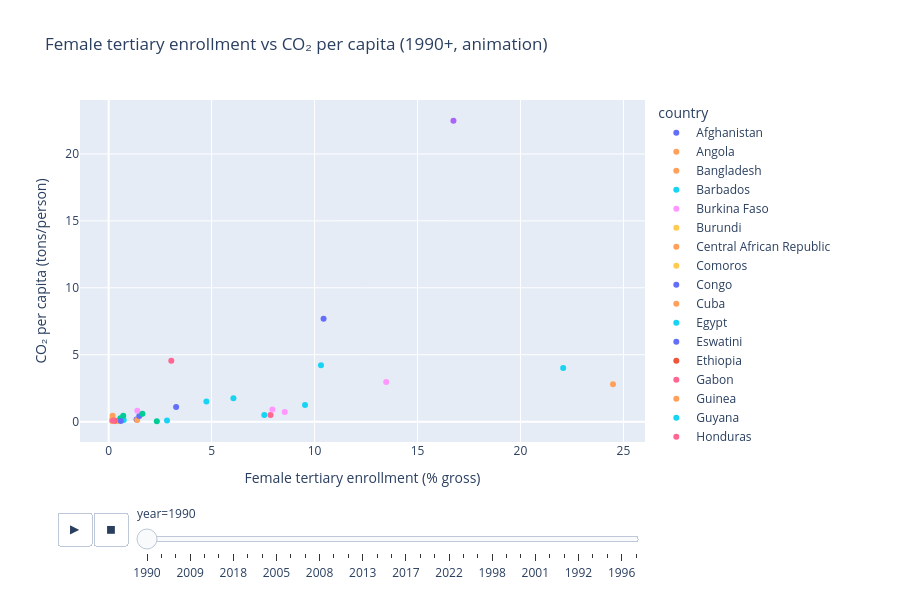

The code cell stored with this chart in its notebook:
### Markdown cell above
## Visualization choices
- Scatter plot to show both measures; color = country; animate by year (1990+) to see movement.
- Add an OLS trendline for direction; also make a latest-year static scatter that’s easy to drop into slides.

### Code cell
# Animated scatter (1990+)
viz_df = merged[merged['year'] >= 1990].copy()
fig = px.scatter(
    viz_df,
    x='female_tertiary_enrollment',
    y='co2_per_capita',
    color='country',
    animation_frame='year',
    hover_name='country',
    trendline='ols',
    labels={
        'female_tertiary_enrollment': 'Female tertiary enrollment (% gross)',
        'co2_per_capita': 'CO₂ per capita (tons/person)'
    },
    title='Female tertiary enrollment vs CO₂ per capita (1990+, animation)'
)
fig.update_layout(height=600)
fig.show()

### Figure 1 — Plotly figure (JSON) as saved in the notebook; plotly's stock layout.template omitted (floating-point values rounded to 4 significant figures)
{"data": [{"hovertemplate": "<b>%{hovertext}</b><br><br>country=Afghanistan<br>year=1990<br>Female tertiary enrollment (% gross)=%{x}<br>CO₂ per capita (tons/person)=%{y}<extra></extra>", "hovertext": ["Afghanistan"], "legendgroup": "Afghanistan", "marker": {"color": "#636efa", "symbol": "circle"}, "mode": "markers", "name": "Afghanistan", "orientation": "v", "showlegend": true, "type": "scatter", "x": [1.356], "xaxis": "x", "y": [0.1681], "yaxis": "y"}, {"hovertemplate": "country=Afghanistan<br>year=1990<extra></extra>", "legendgroup": "Afghanistan", "marker": {"color": "#636efa", "symbol": "circle"}, "mode": "lines", "name": "Afghanistan", "showlegend": false, "type": "scatter", "xaxis": "x", "yaxis": "y"}, {"hovertemplate": "<b>%{hovertext}</b><br><br>country=Angola<br>year=1990<br>Female tertiary enrollment (% gross)=%{x}<br>CO₂ per capita (tons/person)=%{y}<extra></extra>", "hovertext": ["Angola"], "legendgroup": "Angola", "marker": {"color": "#FFA15A", "symbol": "circle"}, "mode": "markers", "name": "Angola", "orientation": "v", "showlegend": true, "type": "scatter", "x": [0.193], "xaxis": "x", "y": [0.4378], "yaxis": "y"}, {"hovertemplate": "country=Angola<br>year=1990<extra></extra>", "legendgroup": "Angola", "marker": {"color": "#FFA15A", "symbol": "circle"}, "mode": "lines", "name": "Angola", "showlegend": false, "type": "scatter", "xaxis": "x", "yaxis": "y"}, {"hovertemplate": "<b>%{hovertext}</b><br><br>country=Bangladesh<br>year=1990<br>Female tertiary enrollment (% gross)=%{x}<br>CO₂ per capita (tons/person)=%{y}<extra></extra>", "hovertext": ["Bangladesh"], "legendgroup": "Bangladesh", "marker": {"color": "#FFA15A", "symbol": "circle"}, "mode": "markers", "name": "Bangladesh", "orientation": "v", "showlegend": true, "type": "scatter", "x": [1.386], "xaxis": "x", "y": [0.1261], "yaxis": "y"}, {"hovertemplate": "country=Bangladesh<br>year=1990<extra></extra>", "legendgroup": "Bangladesh", "marker": {"color": "#FFA15A", "symbol": "circle"}, "mode": "lines", "name": "Bangladesh", "showlegend": false, "type": "scatter", "xaxis": "x", "yaxis": "y"}, {"hovertemplate": "<b>%{hovertext}</b><br><br>country=Barbados<br>year=1990<br>Female tertiary enrollment (% gross)=%{x}<br>CO₂ per capita (tons/person)=%{y}<extra></extra>", "hovertext": ["Barbados"], "legendgroup": "Barbados", "marker": {"color": "#19d3f3", "symbol": "circle"}, "mode": "markers", "name": "Barbados", "orientation": "v", "showlegend": true, "type": "scatter", "x": [22.07], "xaxis": "x", "y": [4.011], "yaxis": "y"}, {"hovertemplate": "country=Barbados<br>year=1990<extra></extra>", "legendgroup": "Barbados", "marker": {"color": "#19d3f3", "symbol": "circle"}, "mode": "lines", "name": "Barbados", "showlegend": false, "type": "scatter", "xaxis": "x", "yaxis": "y"}, {"hovertemplate": "<b>%{hovertext}</b><br><br>country=Burkina Faso<br>year=1990<br>Female tertiary enrollment (% gross)=%{x}<br>CO₂ per capita (tons/person)=%{y}<extra></extra>", "hovertext": ["Burkina Faso"], "legendgroup": "Burkina Faso", "marker": {"color": "#FF97FF", "symbol": "circle"}, "mode": "markers", "name": "Burkina Faso", "orientation": "v", "showlegend": true, "type": "scatter", "x": [0.3399], "xaxis": "x", "y": [0.0648], "yaxis": "y"}, {"hovertemplate": "country=Burkina Faso<br>year=1990<extra></extra>", "legendgroup": "Burkina Faso", "marker": {"color": "#FF97FF", "symbol": "circle"}, "mode": "lines", "name": "Burkina Faso", "showlegend": false, "type": "scatter", "xaxis": "x", "yaxis": "y"}, {"hovertemplate": "<b>%{hovertext}</b><br><br>country=Burundi<br>year=1990<br>Female tertiary enrollment (% gross)=%{x}<br>CO₂ per capita (tons/person)=%{y}<extra></extra>", "hovertext": ["Burundi"], "legendgroup": "Burundi", "marker": {"color": "#FECB52", "symbol": "circle"}, "mode": "markers", "name": "Burundi", "orientation": "v", "showlegend": true, "type": "scatter", "x": [0.4026], "xaxis": "x", "y": [0.03738], "yaxis": "y"}, {"hovertemplate": "country=Burundi<br>year=1990<extra></extra>", "legendgroup": "Burundi", "marker": {"color": "#FECB52", "symbol": "circle"}, "mode": "lines", "name": "Burundi", "showlegend": false, "type": "scatter", "xaxis": "x", "yaxis": "y"}, {"hovertemplate": "<b>%{hovertext}</b><br><br>country=Central African Republic<br>year=1990<br>Female tertiary enrollment (% gross)=%{x}<br>CO₂ per capita (tons/person)=%{y}<extra></extra>", "hovertext": ["Central African Republic"], "legendgroup": "Central African Republic", "marker": {"color": "#FFA15A", "symbol": "circle"}, "mode": "markers", "name": "Central African Republic", "orientation": "v", "showlegend": true, "type": "scatter", "x": [0.4147], "xaxis": "x", "y": [0.06379], "yaxis": "y"}, {"hovertemplate": "country=Central African Republic<br>year=1990<extra></extra>", "legendgroup": "Central African Republic", "marker": {"color": "#FFA15A", "symbol": "circle"}, "mode": "lines", "name": "Central African Republic", "showlegend": false, "type": "scatter", "xaxis": "x", "yaxis": "y"}, {"hovertemplate": "<b>%{hovertext}</b><br><br>country=Comoros<br>year=1990<br>Female tertiary enrollment (% gross)=%{x}<br>CO₂ per capita (tons/person)=%{y}<extra></extra>", "hovertext": ["Comoros"], "legendgroup": "Comoros", "marker": {"color": "#FECB52", "symbol": "circle"}, "mode": "markers", "name": "Comoros", "orientation": "v", "showlegend": true, "type": "scatter", "x": [0.1731], "xaxis": "x", "y": [0.1401], "yaxis": "y"}, {"hovertemplate": "country=Comoros<br>year=1990<extra></extra>", "legendgroup": "Comoros", "marker": {"color": "#FECB52", "symbol": "circle"}, "mode": "lines", "name": "Comoros", "showlegend": false, "type": "scatter", "xaxis": "x", "yaxis": "y"}, {"hovertemplate": "<b>%{hovertext}</b><br><br>country=Congo<br>year=1990<br>Female tertiary enrollment (% gross)=%{x}<br>CO₂ per capita (tons/person)=%{y}<extra></extra>", "hovertext": ["Congo"], "legendgroup": "Congo", "marker": {"color": "#636efa", "symbol": "circle"}, "mode": "markers", "name": "Congo", "orientation": "v", "showlegend": true, "type": "scatter", "x": [1.489], "xaxis": "x", "y": [0.4234], "yaxis": "y"}, {"hovertemplate": "country=Congo<br>year=1990<extra></extra>", "legendgroup": "Congo", "marker": {"color": "#636efa", "symbol": "circle"}, "mode": "lines", "name": "Congo", "showlegend": false, "type": "scatter", "xaxis": "x", "yaxis": "y"}, {"hovertemplate": "<b>%{hovertext}</b><br><br>country=Cuba<br>year=1990<br>Female tertiary enrollment (% gross)=%{x}<br>CO₂ per capita (tons/person)=%{y}<extra></extra>", "hovertext": ["Cuba"], "legendgroup": "Cuba", "marker": {"color": "#FFA15A", "symbol": "circle"}, "mode": "markers", "name": "Cuba", "orientation": "v", "showlegend": true, "type": "scatter", "x": [24.49], "xaxis": "x", "y": [2.788], "yaxis": "y"}, {"hovertemplate": "country=Cuba<br>year=1990<extra></extra>", "legendgroup": "Cuba", "marker": {"color": "#FFA15A", "symbol": "circle"}, "mode": "lines", "name": "Cuba", "showlegend": false, "type": "scatter", "xaxis": "x", "yaxis": "y"}, {"hovertemplate": "<b>%{hovertext}</b><br><br>country=Egypt<br>year=1990<br>Female tertiary enrollment (% gross)=%{x}<br>CO₂ per capita (tons/person)=%{y}<extra></extra>", "hovertext": ["Egypt"], "legendgroup": "Egypt", "marker": {"color": "#19d3f3", "symbol": "circle"}, "mode": "markers", "name": "Egypt", "orientation": "v", "showlegend": true, "type": "scatter", "x": [9.537], "xaxis": "x", "y": [1.248], "yaxis": "y"}, {"hovertemplate": "country=Egypt<br>year=1990<extra></extra>", "legendgroup": "Egypt", "marker": {"color": "#19d3f3", "symbol": "circle"}, "mode": "lines", "name": "Egypt", "showlegend": false, "type": "scatter", "xaxis": "x", "yaxis": "y"}, {"hovertemplate": "<b>%{hovertext}</b><br><br>country=Eswatini<br>year=1990<br>Female tertiary enrollment (% gross)=%{x}<br>CO₂ per capita (tons/person)=%{y}<extra></extra>", "hovertext": ["Eswatini"], "legendgroup": "Eswatini", "marker": {"color": "#636efa", "symbol": "circle"}, "mode": "markers", "name": "Eswatini", "orientation": "v", "showlegend": true, "type": "scatter", "x": [3.277], "xaxis": "x", "y": [1.1], "yaxis": "y"}, {"hovertemplate": "country=Eswatini<br>year=1990<extra></extra>", "legendgroup": "Eswatini", "marker": {"color": "#636efa", "symbol": "circle"}, "mode": "lines", "name": "Eswatini", "showlegend": false, "type": "scatter", "xaxis": "x", "yaxis": "y"}, {"hovertemplate": "<b>%{hovertext}</b><br><br>country=Ethiopia<br>year=1990<br>Female tertiary enrollment (% gross)=%{x}<br>CO₂ per capita (tons/person)=%{y}<extra></extra>", "hovertext": ["Ethiopia"], "legendgroup": "Ethiopia", "marker": {"color": "#EF553B", "symbol": "circle"}, "mode": "markers", "name": "Ethiopia", "orientation": "v", "showlegend": true, "type": "scatter", "x": [0.2799], "xaxis": "x", "y": [0.06273], "yaxis": "y"}, {"hovertemplate": "country=Ethiopia<br>year=1990<extra></extra>", "legendgroup": "Ethiopia", "marker": {"color": "#EF553B", "symbol": "circle"}, "mode": "lines", "name": "Ethiopia", "showlegend": false, "type": "scatter", "xaxis": "x", "yaxis": "y"}, {"hovertemplate": "<b>%{hovertext}</b><br><br>country=Gabon<br>year=1990<br>Female tertiary enrollment (% gross)=%{x}<br>CO₂ per capita (tons/person)=%{y}<extra></extra>", "hovertext": ["Gabon"], "legendgroup": "Gabon", "marker": {"color": "#FF6692", "symbol": "circle"}, "mode": "markers", "name": "Gabon", "orientation": "v", "showlegend": true, "type": "scatter", "x": [3.043], "xaxis": "x", "y": [4.559], "yaxis": "y"}, {"hovertemplate": "country=Gabon<br>year=1990<extra></extra>", "legendgroup": "Gabon", "marker": {"color": "#FF6692", "symbol": "circle"}, "mode": "lines", "name": "Gabon", "showlegend": false, "type": "scatter", "xaxis": "x", "yaxis": "y"}, {"hovertemplate": "<b>%{hovertext}</b><br><br>country=Guinea<br>year=1990<br>Female tertiary enrollment (% gross)=%{x}<br>CO₂ per capita (tons/person)=%{y}<extra></extra>", "hovertext": ["Guinea"], "legendgroup": "Guinea", "marker": {"color": "#FFA15A", "symbol": "circle"}, "mode": "markers", "name": "Guinea", "orientation": "v", "showlegend": true, "type": "scatter", "x": [0.173], "xaxis": "x", "y": [0.1503], "yaxis": "y"}, {"hovertemplate": "country=Guinea<br>year=1990<extra></extra>", "legendgroup": "Guinea", "marker": {"color": "#FFA15A", "symbol": "circle"}, "mode": "lines", "name": "Guinea", "showlegend": false, "type": "scatter", "xaxis": "x", "yaxis": "y"}, {"hovertemplate": "<b>%{hovertext}</b><br><br>country=Guyana<br>year=1990<br>Female tertiary enrollment (% gross)=%{x}<br>CO₂ per capita (tons/person)=%{y}<extra></extra>", "hovertext": ["Guyana"], "legendgroup": "Guyana", "marker": {"color": "#19d3f3", "symbol": "circle"}, "mode": "markers", "name": "Guyana", "orientation": "v", "showlegend": true, "type": "scatter", "x": [4.748], "xaxis": "x", "y": [1.505], "yaxis": "y"}, {"hovertemplate": "country=Guyana<br>year=1990<extra></extra>", "legendgroup": "Guyana", "marker": {"color": "#19d3f3", "symbol": "circle"}, "mode": "lines", "name": "Guyana", "showlegend": false, "type": "scatter", "xaxis": "x", "yaxis": "y"}, {"hovertemplate": "<b>%{hovertext}</b><br><br>country=Honduras<br>year=1990<br>Female tertiary enrollment (% gross)=%{x}<br>CO₂ per capita (tons/person)=%{y}<extra></extra>", "hovertext": ["Honduras"], "legendgroup": "Honduras", "marker": {"color": "#FF6692", "symbol": "circle"}, "mode": "markers", "name": "Honduras", "orientation": "v", "showlegend": true, "type": "scatter", "x": [7.864], "xaxis": "x", "y": [0.5029], "yaxis": "y"}, {"hovertemplate": "country=Honduras<br>year=1990<extra></extra>", "legendgroup": "Honduras", "marker": {"color": "#FF6692", "symbol": "circle"}, "mode": "lines", "name": "Honduras", "showlegend": false, "type": "scatter", "xaxis": "x", "yaxis": "y"}, {"hovertemplate": "<b>%{hovertext}</b><br><br>country=Kuwait<br>year=1990<br>Female tertiary enrollment (% gross)=%{x}<br>CO₂ per capita (tons/person)=%{y}<extra></extra>", "hovertext": ["Kuwait"], "legendgroup": "Kuwait", "marker": {"color": "#ab63fa", "symbol": "circle"}, "mode": "markers", "name": "Kuwait", "orientation": "v", "showlegend": true, "type": "scatter", "x": [16.74], "xaxis": "x", "y": [22.47], "yaxis": "y"}, {"hovertemplate": "country=Kuwait<br>year=1990<extra></extra>", "legendgroup": "Kuwait", "marker": {"color": "#ab63fa", "symbol": "circle"}, "mode": "lines", "name": "Kuwait", "showlegend": false, "type": "scatter", "xaxis": "x", "yaxis": "y"}, {"hovertemplate": "<b>%{hovertext}</b><br><br>country=Laos<br>year=1990<br>Female tertiary enrollment (% gross)=%{x}<br>CO₂ per capita (tons/person)=%{y}<extra></extra>", "hovertext": ["Laos"], "legendgroup": "Laos", "marker": {"color": "#19d3f3", "symbol": "circle"}, "mode": "markers", "name": "Laos", "orientation": "v", "showlegend": true, "type": "scatter", "x": [0.7339], "xaxis": "x", "y": [0.119], "yaxis": "y"}, {"hovertemplate": "country=Laos<br>year=1990<extra></extra>", "legendgroup": "Laos", "marker": {"color": "#19d3f3", "symbol": "circle"}, "mode": "lines", "name": "Laos", "showlegend": false, "type": "scatter", "xaxis": "x", "yaxis": "y"}, {"hovertemplate": "<b>%{hovertext}</b><br><br>country=Lesotho<br>year=1990<br>Female tertiary enrollment (% gross)=%{x}<br>CO₂ per capita (tons/person)=%{y}<extra></extra>", "hovertext": ["Lesotho"], "legendgroup": "Lesotho", "marker": {"color": "#FF97FF", "symbol": "circle"}, "mode": "markers", "name": "Lesotho", "orientation": "v", "showlegend": true, "type": "scatter", "x": [1.393], "xaxis": "x", "y": [0.8139], "yaxis": "y"}, {"hovertemplate": "country=Lesotho<br>year=1990<extra></extra>", "legendgroup": "Lesotho", "marker": {"color": "#FF97FF", "symbol": "circle"}, "mode": "lines", "name": "Lesotho", "showlegend": false, "type": "scatter", "xaxis": "x", "yaxis": "y"}, {"hovertemplate": "<b>%{hovertext}</b><br><br>country=Madagascar<br>year=1990<br>Female tertiary enrollment (% gross)=%{x}<br>CO₂ per capita (tons/person)=%{y}<extra></extra>", "hovertext": ["Madagascar"], "legendgroup": "Madagascar", "marker": {"color": "#19d3f3", "symbol": "circle"}, "mode": "markers", "name": "Madagascar", "orientation": "v", "showlegend": true, "type": "scatter", "x": [2.834], "xaxis": "x", "y": [0.07833], "yaxis": "y"}, {"hovertemplate": "country=Madagascar<br>year=1990<extra></extra>", "legendgroup": "Madagascar", "marker": {"color": "#19d3f3", "symbol": "circle"}, "mode": "lines", "name": "Madagascar", "showlegend": false, "type": "scatter", "xaxis": "x", "yaxis": "y"}, {"hovertemplate": "<b>%{hovertext}</b><br><br>country=Malawi<br>year=1990<br>Female tertiary enrollment (% gross)=%{x}<br>CO₂ per capita (tons/person)=%{y}<extra></extra>", "hovertext": ["Malawi"], "legendgroup": "Malawi", "marker": {"color": "#FF6692", "symbol": "circle"}, "mode": "markers", "name": "Malawi", "orientation": "v", "showlegend": true, "type": "scatter", "x": [0.2517], "xaxis": "x", "y": [0.0772], "yaxis": "y"}, {"hovertemplate": "country=Malawi<br>year=1990<extra></extra>", "legendgroup": "Malawi", "marker": {"color": "#FF6692", "symbol": "circle"}, "mode": "lines", "name": "Malawi", "showlegend": false, "type": "scatter", "xaxis": "x", "yaxis": "y"}, {"hovertemplate": "<b>%{hovertext}</b><br><br>country=Mali<br>year=1990<br>Female tertiary enrollment (% gross)=%{x}<br>CO₂ per capita (tons/person)=%{y}<extra></extra>", "hovertext": ["Mali"], "legendgroup": "Mali", "marker": {"color": "#FECB52", "symbol": "circle"}, "mode": "markers", "name": "Mali", "orientation": "v", "showlegend": true, "type": "scatter", "x": [0.1633], "xaxis": "x", "y": [0.046], "yaxis": "y"}, {"hovertemplate": "country=Mali<br>year=1990<extra></extra>", "legendgroup": "Mali", "marker": {"color": "#FECB52", "symbol": "circle"}, "mode": "lines", "name": "Mali", "showlegend": false, "type": "scatter", "xaxis": "x", "yaxis": "y"}, {"hovertemplate": "<b>%{hovertext}</b><br><br>country=Mauritania<br>year=1990<br>Female tertiary enrollment (% gross)=%{x}<br>CO₂ per capita (tons/person)=%{y}<extra></extra>", "hovertext": ["Mauritania"], "legendgroup": "Mauritania", "marker": {"color": "#00cc96", "symbol": "circle"}, "mode": "markers", "name": "Mauritania", "orientation": "v", "showlegend": true, "type": "scatter", "x": [0.7091], "xaxis": "x", "y": [0.4373], "yaxis": "y"}, {"hovertemplate": "country=Mauritania<br>year=1990<extra></extra>", "legendgroup": "Mauritania", "marker": {"color": "#00cc96", "symbol": "circle"}, "mode": "lines", "name": "Mauritania", "showlegend": false, "type": "scatter", "xaxis": "x", "yaxis": "y"}, {"hovertemplate": "<b>%{hovertext}</b><br><br>country=Morocco<br>year=1990<br>Female tertiary enrollment (% gross)=%{x}<br>CO₂ per capita (tons/person)=%{y}<extra></extra>", "hovertext": ["Morocco"], "legendgroup": "Morocco", "marker": {"color": "#FF97FF", "symbol": "circle"}, "mode": "markers", "name": "Morocco", "orientation": "v", "showlegend": true, "type": "scatter", "x": [7.952], "xaxis": "x", "y": [0.9148], "yaxis": "y"}, {"hovertemplate": "country=Morocco<br>year=1990<extra></extra>", "legendgroup": "Morocco", "marker": {"color": "#FF97FF", "symbol": "circle"}, "mode": "lines", "name": "Morocco", "showlegend": false, "type": "scatter", "xaxis": "x", "yaxis": "y"}, {"hovertemplate": "<b>%{hovertext}</b><br><br>country=Nepal<br>year=1990<br>Female tertiary enrollment (% gross)=%{x}<br>CO₂ per capita (tons/person)=%{y}<extra></extra>", "hovertext": ["Nepal"], "legendgroup": "Nepal", "marker": {"color": "#00cc96", "symbol": "circle"}, "mode": "markers", "name": "Nepal", "orientation": "v", "showlegend": true, "type": "scatter", "x": [2.34], "xaxis": "x", "y": [0.03695], "yaxis": "y"}, {"hovertemplate": "country=Nepal<br>year=1990<extra></extra>", "legendgroup": "Nepal", "marker": {"color": "#00cc96", "symbol": "circle"}, "mode": "lines", "name": "Nepal", "showlegend": false, "type": "scatter", "xaxis": "x", "yaxis": "y"}, {"hovertemplate": "<b>%{hovertext}</b><br><br>country=Nicaragua<br>year=1990<br>Female tertiary enrollment (% gross)=%{x}<br>CO₂ per capita (tons/person)=%{y}<extra></extra>", "hovertext": ["Nicaragua"], "legendgroup": "Nicaragua", "marker": {"color": "#19d3f3", "symbol": "circle"}, "mode": "markers", "name": "Nicaragua", "orientation": "v", "showlegend": true, "type": "scatter", "x": [7.56], "xaxis": "x", "y": [0.4907], "yaxis": "y"}, {"hovertemplate": "country=Nicaragua<br>year=1990<extra></extra>", "legendgroup": "Nicaragua", "marker": {"color": "#19d3f3", "symbol": "circle"}, "mode": "lines", "name": "Nicaragua", "showlegend": false, "type": "scatter", "xaxis": "x", "yaxis": "y"}, {"hovertemplate": "<b>%{hovertext}</b><br><br>country=Niger<br>year=1990<br>Female tertiary enrollment (% gross)=%{x}<br>CO₂ per capita (tons/person)=%{y}<extra></extra>", "hovertext": ["Niger"], "legendgroup": "Niger", "marker": {"color": "#FF6692", "symbol": "circle"}, "mode": "markers", "name": "Niger", "orientation": "v", "showlegend": true, "type": "scatter", "x": [0.1931], "xaxis": "x", "y": [0.07227], "yaxis": "y"}, {"hovertemplate": "country=Niger<br>year=1990<extra></extra>", "legendgroup": "Niger", "marker": {"color": "#FF6692", "symbol": "circle"}, "mode": "lines", "name": "Niger", "showlegend": false, "type": "scatter", "xaxis": "x", "yaxis": "y"}, {"hovertemplate": "<b>%{hovertext}</b><br><br>country=Pakistan<br>year=1990<br>Female tertiary enrollment (% gross)=%{x}<br>CO₂ per capita (tons/person)=%{y}<extra></extra>", "hovertext": ["Pakistan"], "legendgroup": "Pakistan", "marker": {"color": "#00cc96", "symbol": "circle"}, "mode": "markers", "name": "Pakistan", "orientation": "v", "showlegend": true, "type": "scatter", "x": [1.64], "xaxis": "x", "y": [0.5839], "yaxis": "y"}, {"hovertemplate": "country=Pakistan<br>year=1990<extra></extra>", "legendgroup": "Pakistan", "marker": {"color": "#00cc96", "symbol": "circle"}, "mode": "lines", "name": "Pakistan", "showlegend": false, "type": "scatter", "xaxis": "x", "yaxis": "y"}, {"hovertemplate": "<b>%{hovertext}</b><br><br>country=Saint Vincent and the Grenadines<br>year=1990<br>Female tertiary enrollment (% gross)=%{x}<br>CO₂ per capita (tons/person)=%{y}<extra></extra>", "hovertext": ["Saint Vincent and the Grenadines"], "legendgroup": "Saint Vincent and the Grenadines", "marker": {"color": "#FF97FF", "symbol": "circle"}, "mode": "markers", "name": "Saint Vincent and the Grenadines", "orientation": "v", "showlegend": true, "type": "scatter", "x": [8.551], "xaxis": "x", "y": [0.7208], "yaxis": "y"}, {"hovertemplate": "country=Saint Vincent and the Grenadines<br>year=1990<extra></extra>", "legendgroup": "Saint Vincent and the Grenadines", "marker": {"color": "#FF97FF", "symbol": "circle"}, "mode": "lines", "name": "Saint Vincent and the Grenadines", "showlegend": false, "type": "scatter", "xaxis": "x", "yaxis": "y"}, {"hovertemplate": "<b>%{hovertext}</b><br><br>country=South Africa<br>year=1990<br>Female tertiary enrollment (% gross)=%{x}<br>CO₂ per capita (tons/person)=%{y}<extra></extra>", "hovertext": ["South Africa"], "legendgroup": "South Africa", "marker": {"color": "#636efa", "symbol": "circle"}, "mode": "markers", "name": "South Africa", "orientation": "v", "showlegend": true, "type": "scatter", "x": [10.44], "xaxis": "x", "y": [7.68], "yaxis": "y"}, {"hovertemplate": "country=South Africa<br>year=1990<extra></extra>", "legendgroup": "South Africa", "marker": {"color": "#636efa", "symbol": "circle"}, "mode": "lines", "name": "South Africa", "showlegend": false, "type": "scatter", "xaxis": "x", "yaxis": "y"}, {"hovertemplate": "<b>%{hovertext}</b><br><br>country=Suriname<br>year=1990<br>Female tertiary enrollment (% gross)=%{x}<br>CO₂ per capita (tons/person)=%{y}<extra></extra>", "hovertext": ["Suriname"], "legendgroup": "Suriname", "marker": {"color": "#19d3f3", "symbol": "circle"}, "mode": "markers", "name": "Suriname", "orientation": "v", "showlegend": true, "type": "scatter", "x": [10.31], "xaxis": "x", "y": [4.214], "yaxis": "y"}, {"hovertemplate": "country=Suriname<br>year=1990<extra></extra>", "legendgroup": "Suriname", "marker": {"color": "#19d3f3", "symbol": "circle"}, "mode": "lines", "name": "Suriname", "showlegend": false, "type": "scatter", "xaxis": "x", "yaxis": "y"}, {"hovertemplate": "<b>%{hovertext}</b><br><br>country=Syria<br>year=1990<br>Female tertiary enrollment (% gross)=%{x}<br>CO₂ per capita (tons/person)=%{y}<extra></extra>", "hovertext": ["Syria"], "legendgroup": "Syria", "marker": {"color": "#FF97FF", "symbol": "circle"}, "mode": "markers", "name": "Syria", "orientation": "v", "showlegend": true, "type": "scatter", "x": [13.48], "xaxis": "x", "y": [2.962], "yaxis": "y"}, {"hovertemplate": "country=Syria<br>year=1990<extra></extra>", "legendgroup": "Syria", "marker": {"color": "#FF97FF", "symbol": "circle"}, "mode": "lines", "name": "Syria", "showlegend": false, "type": "scatter", "xaxis": "x", "yaxis": "y"}, {"hovertemplate": "<b>%{hovertext}</b><br><br>country=Togo<br>year=1990<br>Female tertiary enrollment (% gross)=%{x}<br>CO₂ per capita (tons/person)=%{y}<extra></extra>", "hovertext": ["Togo"], "legendgroup": "Togo", "marker": {"color": "#00cc96", "symbol": "circle"}, "mode": "markers", "name": "Togo", "orientation": "v", "showlegend": true, "type": "scatter", "x": [0.5695], "xaxis": "x", "y": [0.2445], "yaxis": "y"}, {"hovertemplate": "country=Togo<br>year=1990<extra></extra>", "legendgroup": "Togo", "marker": {"color": "#00cc96", "symbol": "circle"}, "mode": "lines", "name": "Togo", "showlegend": false, "type": "scatter", "xaxis": "x", "yaxis": "y"}, {"hovertemplate": "<b>%{hovertext}</b><br><br>country=Tunisia<br>year=1990<br>Female tertiary enrollment (% gross)=%{x}<br>CO₂ per capita (tons/person)=%{y}<extra></extra>", "hovertext": ["Tunisia"], "legendgroup": "Tunisia", "marker": {"color": "#19d3f3", "symbol": "circle"}, "mode": "markers", "name": "Tunisia", "orientation": "v", "showlegend": true, "type": "scatter", "x": [6.06], "xaxis": "x", "y": [1.757], "yaxis": "y"}, {"hovertemplate": "country=Tunisia<br>year=1990<extra></extra>", "legendgroup": "Tunisia", "marker": {"color": "#19d3f3", "symbol": "circle"}, "mode": "lines", "name": "Tunisia", "showlegend": false, "type": "scatter", "xaxis": "x", "yaxis": "y"}, {"hovertemplate": "<b>%{hovertext}</b><br><br>country=Uganda<br>year=1990<br>Female tertiary enrollment (% gross)=%{x}<br>CO₂ per capita (tons/person)=%{y}<extra></extra>", "hovertext": ["Uganda"], "legendgroup": "Uganda", "marker": {"color": "#636efa", "symbol": "circle"}, "mode": "markers", "name": "Uganda", "orientation": "v", "showlegend": true, "type": "scatter", "x": [0.5883], "xaxis": "x", "y": [0.0433], "yaxis": "y"}, {"hovertemplate": "country=Uganda<br>year=1990<extra></extra>", "legendgroup": "Uganda", "marker": {"color": "#636efa", "symbol": "circle"}, "mode": "lines", "name": "Uganda", "showlegend": false, "type": "scatter", "xaxis": "x", "yaxis": "y"}], "layout": {"height": 600, "legend": {"title": {"text": "country"}, "tracegroupgap": 0}, "sliders": [{"active": 0, "currentvalue": {"prefix": "year="}, "len": 0.9, "pad": {"b": 10, "t": 60}, "steps": [{"args": [["1990"], {"frame": {"duration": 0, "redraw": false}, "fromcurrent": true, "mode": "immediate", "transition": {"duration": 0, "easing": "linear"}}], "label": "1990", "method": "animate"}, {"args": [["2003"], {"frame": {"duration": 0, "redraw": false}, "fromcurrent": true, "mode": "immediate", "transition": {"duration": 0, "easing": "linear"}}], "label": "2003", "method": "animate"}, {"args": [["2004"], {"frame": {"duration": 0, "redraw": false}, "fromcurrent": true, "mode": "immediate", "transition": {"duration": 0, "easing": "linear"}}], "label": "2004", "method": "animate"}, {"args": [["2009"], {"frame": {"duration": 0, "redraw": false}, "fromcurrent": true, "mode": "immediate", "transition": {"duration": 0, "easing": "linear"}}], "label": "2009", "method": "animate"}, {"args": [["2011"], {"frame": {"duration": 0, "redraw": false}, "fromcurrent": true, "mode": "immediate", "transition": {"duration": 0, "easing": "linear"}}], "label": "2011", "method": "animate"}, {"args": [["2014"], {"frame": {"duration": 0, "redraw": false}, "fromcurrent": true, "mode": "immediate", "transition": {"duration": 0, "easing": "linear"}}], "label": "2014", "method": "animate"}, {"args": [["2018"], {"frame": {"duration": 0, "redraw": false}, "fromcurrent": true, "mode": "immediate", "transition": {"duration": 0, "easing": "linear"}}], "label": "2018", "method": "animate"}, {"args": [["2020"], {"frame": {"duration": 0, "redraw": false}, "fromcurrent": true, "mode": "immediate", "transition": {"duration": 0, "easing": "linear"}}], "label": "2020", "method": "animate"}, {"args": [["2002"], {"frame": {"duration": 0, "redraw": false}, "fromcurrent": true, "mode": "immediate", "transition": {"duration": 0, "easing": "linear"}}], "label": "2002", "method": "animate"}, {"args": [["2005"], {"frame": {"duration": 0, "redraw": false}, "fromcurrent": true, "mode": "immediate", "transition": {"duration": 0, "easing": "linear"}}], "label": "2005", "method": "animate"}, {"args": [["2006"], {"frame": {"duration": 0, "redraw": false}, "fromcurrent": true, "mode": "immediate", "transition": {"duration": 0, "easing": "linear"}}], "label": "2006", "method": "animate"}, {"args": [["2007"], {"frame": {"duration": 0, "redraw": false}, "fromcurrent": true, "mode": "immediate", "transition": {"duration": 0, "easing": "linear"}}], "label": "2007", "method": "animate"}, {"args": [["2008"], {"frame": {"duration": 0, "redraw": false}, "fromcurrent": true, "mode": "immediate", "transition": {"duration": 0, "easing": "linear"}}], "label": "2008", "method": "animate"}, {"args": [["2010"], {"frame": {"duration": 0, "redraw": false}, "fromcurrent": true, "mode": "immediate", "transition": {"duration": 0, "easing": "linear"}}], "label": "2010", "method": "animate"}, {"args": [["2012"], {"frame": {"duration": 0, "redraw": false}, "fromcurrent": true, "mode": "immediate", "transition": {"duration": 0, "easing": "linear"}}], "label": "2012", "method": "animate"}, {"args": [["2013"], {"frame": {"duration": 0, "redraw": false}, "fromcurrent": true, "mode": "immediate", "transition": {"duration": 0, "easing": "linear"}}], "label": "2013", "method": "animate"}, {"args": [["2015"], {"frame": {"duration": 0, "redraw": false}, "fromcurrent": true, "mode": "immediate", "transition": {"duration": 0, "easing": "linear"}}], "label": "2015", "method": "animate"}, {"args": [["2016"], {"frame": {"duration": 0, "redraw": false}, "fromcurrent": true, "mode": "immediate", "transition": {"duration": 0, "easing": "linear"}}], "label": "2016", "method": "animate"}, {"args": [["2017"], {"frame": {"duration": 0, "redraw": false}, "fromcurrent": true, "mode": "immediate", "transition": {"duration": 0, "easing": "linear"}}], "label": "2017", "method": "animate"}, {"args": [["2019"], {"frame": {"duration": 0, "redraw": false}, "fromcurrent": true, "mode": "immediate", "transition": {"duration": 0, "easing": "linear"}}], "label": "2019", "method": "animate"}, {"args": [["2021"], {"frame": {"duration": 0, "redraw": false}, "fromcurrent": true, "mode": "immediate", "transition": {"duration": 0, "easing": "linear"}}], "label": "2021", "method": "animate"}, {"args": [["2022"], {"frame": {"duration": 0, "redraw": false}, "fromcurrent": true, "mode": "immediate", "transition": {"duration": 0, "easing": "linear"}}], "label": "2022", "method": "animate"}, {"args": [["2023"], {"frame": {"duration": 0, "redraw": false}, "fromcurrent": true, "mode": "immediate", "transition": {"duration": 0, "easing": "linear"}}], "label": "2023", "method": "animate"}, {"args": [["2024"], {"frame": {"duration": 0, "redraw": false}, "fromcurrent": true, "mode": "immediate", "transition": {"duration": 0, "easing": "linear"}}], "label": "2024", "method": "animate"}, {"args": [["1998"], {"frame": {"duration": 0, "redraw": false}, "fromcurrent": true, "mode": "immediate", "transition": {"duration": 0, "easing": "linear"}}], "label": "1998", "method": "animate"}, {"args": [["1999"], {"frame": {"duration": 0, "redraw": false}, "fromcurrent": true, "mode": "immediate", "transition": {"duration": 0, "easing": "linear"}}], "label": "1999", "method": "animate"}, {"args": [["2000"], {"frame": {"duration": 0, "redraw": false}, "fromcurrent": true, "mode": "immediate", "transition": {"duration": 0, "easing": "linear"}}], "label": "2000", "method": "animate"}, {"args": [["2001"], {"frame": {"duration": 0, "redraw": false}, "fromcurrent": true, "mode": "immediate", "transition": {"duration": 0, "easing": "linear"}}], "label": "2001", "method": "animate"}, {"args": [["1995"], {"frame": {"duration": 0, "redraw": false}, "fromcurrent": true, "mode": "immediate", "transition": {"duration": 0, "easing": "linear"}}], "label": "1995", "method": "animate"}, {"args": [["1991"], {"frame": {"duration": 0, "redraw": false}, "fromcurrent": true, "mode": "immediate", "transition": {"duration": 0, "easing": "linear"}}], "label": "1991", "method": "animate"}, {"args": [["1992"], {"frame": {"duration": 0, "redraw": false}, "fromcurrent": true, "mode": "immediate", "transition": {"duration": 0, "easing": "linear"}}], "label": "1992", "method": "animate"}, {"args": [["1993"], {"frame": {"duration": 0, "redraw": false}, "fromcurrent": true, "mode": "immediate", "transition": {"duration": 0, "easing": "linear"}}], "label": "1993", "method": "animate"}, {"args": [["1994"], {"frame": {"duration": 0, "redraw": false}, "fromcurrent": true, "mode": "immediate", "transition": {"duration": 0, "easing": "linear"}}], "label": "1994", "method": "animate"}, {"args": [["1996"], {"frame": {"duration": 0, "redraw": false}, "fromcurrent": true, "mode": "immediate", "transition": {"duration": 0, "easing": "linear"}}], "label": "1996", "method": "animate"}, {"args": [["1997"], {"frame": {"duration": 0, "redraw": false}, "fromcurrent": true, "mode": "immediate", "transition": {"duration": 0, "easing": "linear"}}], "label": "1997", "method": "animate"}], "x": 0.1, "xanchor": "left", "y": 0, "yanchor": "top"}], "title": {"text": "Female tertiary enrollment vs CO₂ per capita (1990+, animation)"}, "updatemenus": [{"buttons": [{"args": [null, {"frame": {"duration": 500, "redraw": false}, "fromcurrent": true, "mode": "immediate", "transition": {"duration": 500, "easing": "linear"}}], "label": "&#9654;", "method": "animate"}, {"args": [[null], {"frame": {"duration": 0, "redraw": false}, "fromcurrent": true, "mode": "immediate", "transition": {"duration": 0, "easing": "linear"}}], "label": "&#9724;", "method": "animate"}], "direction": "left", "pad": {"r": 10, "t": 70}, "showactive": false, "type": "buttons", "x": 0.1, "xanchor": "right", "y": 0, "yanchor": "top"}], "xaxis": {"anchor": "y", "domain": [0, 1], "title": {"text": "Female tertiary enrollment (% gross)"}}, "yaxis": {"anchor": "x", "domain": [0, 1], "title": {"text": "CO₂ per capita (tons/person)"}}}}
